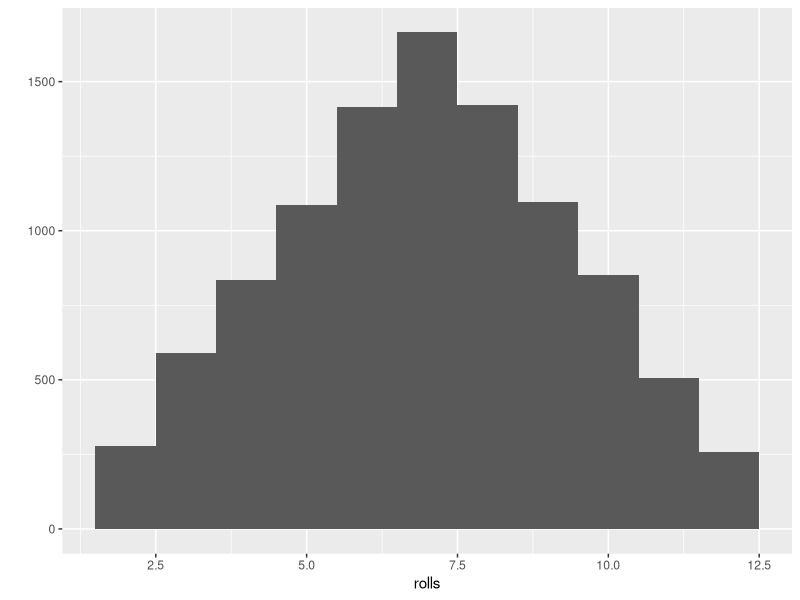
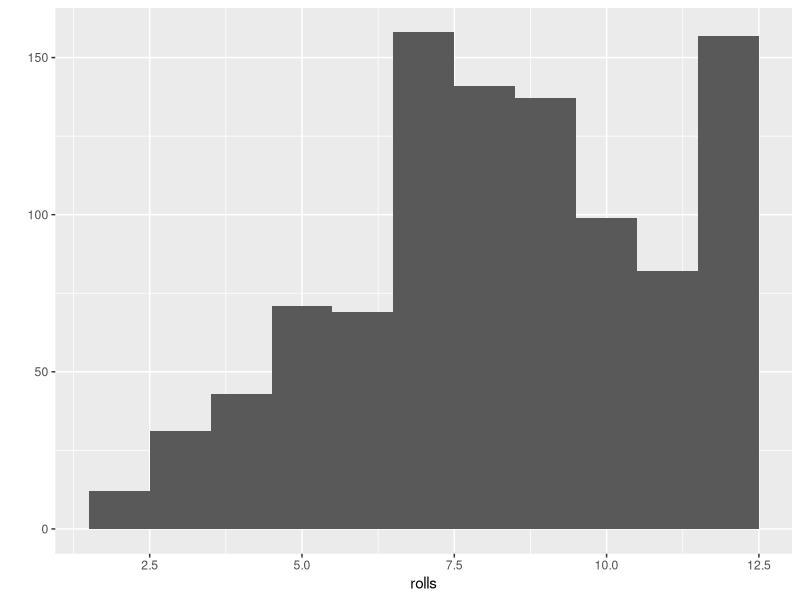

Write R code to recreate these figures, in order.

# -------------------------------------------------------------------------

# simulating a die roll 

# -------------------------------------------------------------------------


die <- 1:6

# -------------------------------------------------------------------------


die %o%die

# -------------------------------------------------------------------------

mean(die)

# -------------------------------------------------------------------------

?sample

sample(die, 1)

# -------------------------------------------------------------------------

sample(die, size = 1)

args(sample)

# -------------------------------------------------------------------------

sample(die, size=2, replace = TRUE)

# -------------------------------------------------------------------------

roll <- function(){
  die <- 1:6
  dice <- sample(die, size = 2, replace = TRUE)
  sum(dice)
}
roll()

# -------------------------------------------------------------------------

roll()

# -------------------------------------------------------------------------


roll2 <- function(flip = 1:6) {
  dice <- sample(flip, size =2, replace = TRUE)
  sum(dice)
}

# -------------------------------------------------------------------------

roll2(1:20)

# -------------------------------------------------------------------------
roll2()

# -------------------------------------------------------------------------

library(ggplot2)

# -------------------------------------------------------------------------

replicate(3, 2+2)

args(replicate)

# -------------------------------------------------------------------------

replicate(10, roll())

rolls <- replicate(10000, roll())
qplot(rolls, binwidth = 1)


# -------------------------------------------------------------------------

# for a pair of weighted dice where a 6 gets 3/8 of a probability 
roll <- function() {
  die <- 1:6
  dice <- sample(die, size =2, replace = TRUE, prob = c(1/8,1/8,1/8,1/8,1/8,3/8))
  sum(dice)
}

rolls <- replicate(1000, roll())
qplot(rolls, binwidth =1)
